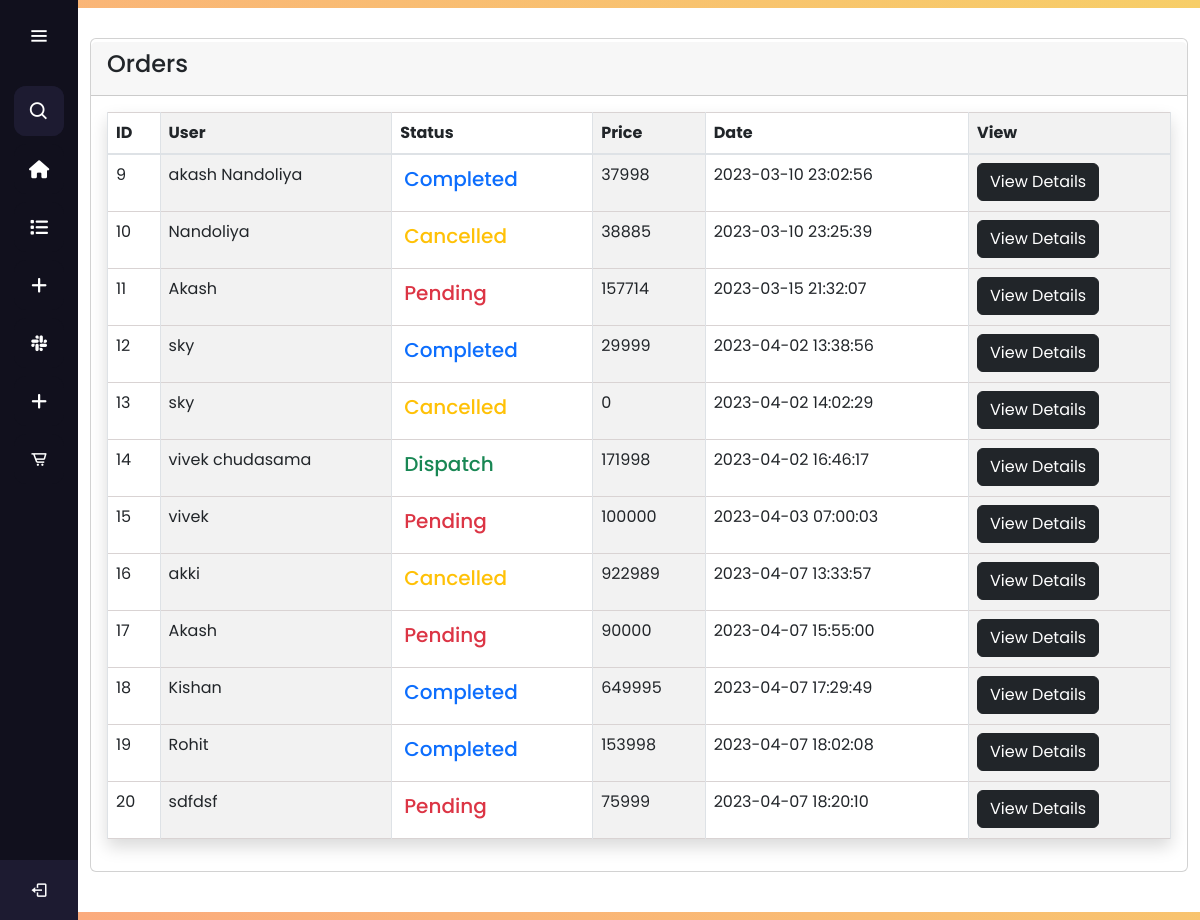
The page /Admin/orders.php (signed in) on the database its author committed.
### tables this page shows
CREATE TABLE `orders` (
  `id` int(11) NOT NULL,
  `tracking_id` varchar(100) NOT NULL,
  `user_id` int(191) NOT NULL,
  `name` varchar(191) NOT NULL,
  `email` varchar(222) NOT NULL,
  `phone` varchar(191) NOT NULL,
  `address` mediumtext NOT NULL,
  `pincode` int(100) NOT NULL,
  `total_price` int(100) NOT NULL,
  `payment_mode` varchar(100) NOT NULL,
  `payment_id` varchar(100) DEFAULT NULL,
  `status` tinyint(4) NOT NULL DEFAULT 0,
  `comments` varchar(100) NOT NULL,
  `created_at` timestamp NOT NULL DEFAULT current_timestamp()
);

### functions/myfunctions.php (called while the page is built, shortened)
<?php
include('../config/dbcon.php');
    function getAllOrder()
    {
        global $con;
        $query ="SELECT * FROM orders";
        return $query_run=mysqli_query($con,$query);
    }
?>

### Admin/orders.php (the view, shortened to what this page needs)
<?php
include("./includes/header.php");
include("./includes/sidebar.php");
?>
<div class="container">
        <div class="row">
            <div class="col-md-12">
                <div class="card">
                    <div class="card-header">
                        <h4>Orders</h4>
                    </div>
                    <div class="card-body">
                    <table class="table table-bordered  table-striped-columns shadow">
                        <thead>
                            <tr>
                                <th>ID</th>
                                <th>User</th>
                                <th>Status</th>
                                <th>Price</th>
                                <th>Date</th>
                                <th>View</th>
                            </tr>
                        </thead>
                        <?php
                        $orders = getAllOrder();
                        if (mysqli_num_rows($orders) > 0) {
                            foreach ($orders as $items) {
                        ?>
                                <tr>
                                    <td><?=$items['id'];?></td>
                                    <td><?=$items['name'];?></td>
                                    <td><?php
                                        if($items['status'] == 0)
                                        {
                                            ?>
                                            <h5 class=" text-danger p-1">Pending</h5>
                                            <?php
                                        }
                                        else if($items['status']==1)
                                        {
                                            ?>
                                            <h5 class=" text-success p-1">Dispatch</h5>
                                            <?php
                                        }
                                        else if($items['status']==2)
                                        {
                                            ?>
                                            <h5 class="text-primary p-1">Completed</h5>
                                            <?php
                                        }
                                        else if($items['status']==3)
                                        {?>
                                            <h5 class=" text-warning p-1">Cancelled</h5>
                                            <?php
                                        }
                                    ?></td>
                                    <td><?=$items['total_price'];?></td>
                                    <td><?=$items['created_at'];?></td>
                                    <td>
                                        <a href="view-order.php?t=<?=$items['tracking_id'];?>" class="btn btn-dark">View Details</a>
                                    </td>
                                </tr>
                        <?php
                            }
                        } else {
                                ?>
                                <tr>
                                     <td colspan="5">No Orders Yet</td>
                                </tr>
                                <?php
                        }
                        ?>
                    </table>
                </div>
            </div>
        </div>
    </div>
</div>
<?php include("./includes/footer.php"); ?>

### Admin/Assets/style/style1.css (style rules this page uses)
* { margin: 0; padding: 0; box-sizing: border-box; font-family: "Poppins" , sans-serif; }
.container { background: #fff; padding: 30px 40px 40px 50px; }

### Admin/Assets/style/category.css (style rules this page uses)
.card { border-width: 0px; border-color: none; padding-top: 3px; }

### Admin/includes/header.php (style rules this page uses)
.table { border: 1px solid #d9d3d3; }

### rows shown on the page
orders: id "9", name "akash Nandoliya", status "Completed", total_price "37998", created_at "2023-03-10 23:02:56"
orders: id "10", name "Nandoliya", status "Cancelled", total_price "38885", created_at "2023-03-10 23:25:39"
orders: id "11", name "Akash", status "Pending", total_price "157714", created_at "2023-03-15 21:32:07"
orders: id "12", name "sky", status "Completed", total_price "29999", created_at "2023-04-02 13:38:56"
orders: id "13", name "sky", status "Cancelled", total_price "0", created_at "2023-04-02 14:02:29"
orders: id "14", name "vivek chudasama", status "Dispatch", total_price "171998", created_at "2023-04-02 16:46:17"
orders: id "15", name "vivek", status "Pending", total_price "100000", created_at "2023-04-03 07:00:03"
orders: id "16", name "akki", status "Cancelled", total_price "922989", created_at "2023-04-07 13:33:57"
orders: id "17", name "Akash", status "Pending", total_price "90000", created_at "2023-04-07 15:55:00"
orders: id "18", name "Kishan", status "Completed", total_price "649995", created_at "2023-04-07 17:29:49"
orders: id "19", name "Rohit", status "Completed", total_price "153998", created_at "2023-04-07 18:02:08"
orders: id "20", name "sdfdsf", status "Pending", total_price "75999", created_at "2023-04-07 18:20:10"
